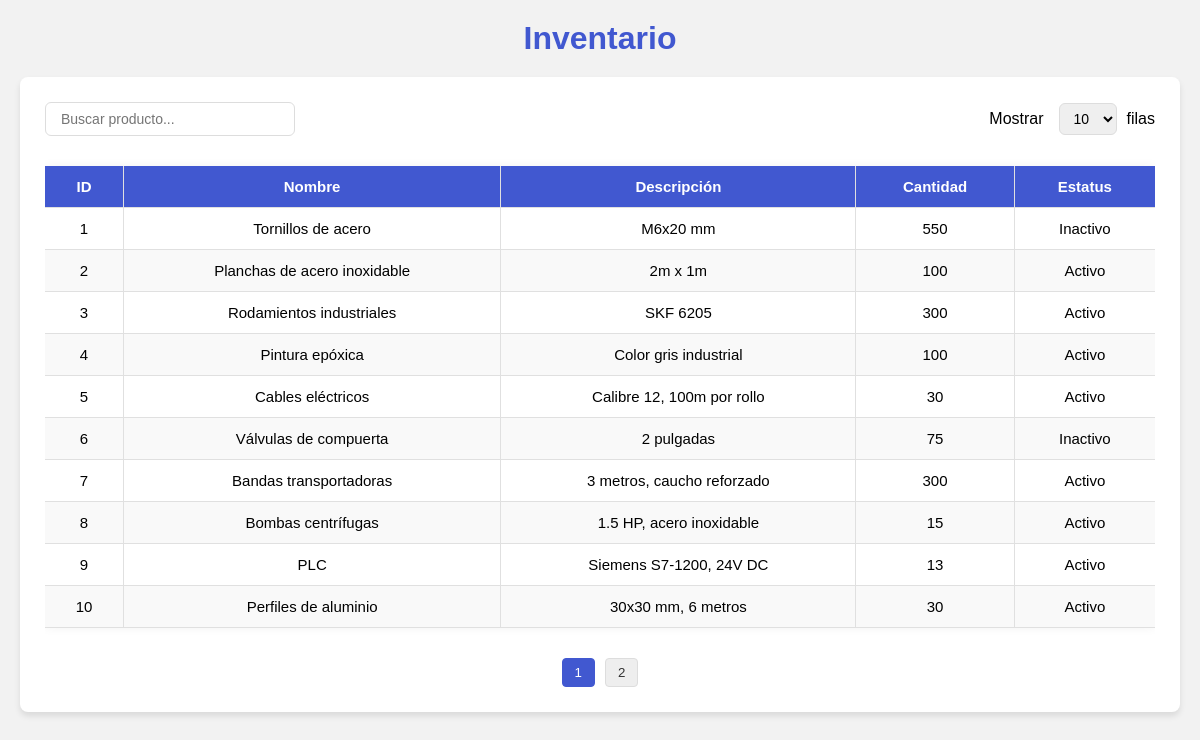
The page /Home/ver_inventario.php on the database its author committed.
### tables this page shows
CREATE TABLE productos (
    idProducto INT(6) PRIMARY KEY AUTO_INCREMENT,
    nombre VARCHAR(40) NOT NULL,
    descripcion TEXT,
    cantidad INT(6) DEFAULT 0,
    estatus INT(1) DEFAULT 1 COMMENT '1=Activo, 0=Inactivo'
);

### Home/ver_inventario.php (the view, shortened to what this page needs)
<?php
$connection = new Connection();
$pdo = $connection->connect();
$sql = "SELECT idProducto, nombre, descripcion, cantidad, estatus FROM productos";
$stmt = $pdo->query($sql);
$productos = $stmt->fetchAll(PDO::FETCH_ASSOC);
?>
<!DOCTYPE html>
<html lang="es">
<head>
</head>
<body>
  <h1>Inventario</h1>
  <div class="card">
    <div class="table-controls">
      <input type="text" id="buscador" placeholder="Buscar producto...">
      <div class="filas-selector">
        <label>Mostrar</label>
        <select id="filasPorPagina">
          <option value="10" selected>10</option>
        </select>
        <label>filas</label>
      </div>
    </div>
    <div style="overflow-x:auto;">
      <table id="tablaProductos">
        <thead>
          <tr>
            <th>ID</th>
            <th>Nombre</th>
            <th>Descripción</th>
            <th>Cantidad</th>
            <th>Estatus</th>
          </tr>
        </thead>
        <tbody>
          <?php foreach ($productos as $producto): ?>
            <tr>
              <td><?php echo $producto['idProducto']; ?></td>
              <td><?php echo htmlspecialchars($producto['nombre']); ?></td>
              <td><?php echo htmlspecialchars($producto['descripcion']); ?></td>
              <td><?php echo $producto['cantidad']; ?></td>
              <td><?php echo $producto['estatus'] == 1 ? 'Activo' : 'Inactivo'; ?></td>
            </tr>
          <?php endforeach; ?>
        </tbody>
      </table>
    </div>
    <div id="paginacion"></div>
  </div>
</body>
</html>

### Home/ver_inventario.php (style rules this page uses)
* { margin: 0; padding: 0; box-sizing: border-box; font-family: 'Poppins', sans-serif; }
body { background: #f2f2f2; margin: 0; padding: 20px; }
.card { background: #fff; border-radius: 8px; box-shadow: 0px 4px 6px rgba(0, 0, 0, 0.1); padding: 25px; max-width: 1200px; margin: 20px auto; }
h1 { color: #4158d0; margin-bottom: 20px; text-align: center; }
.table-controls { display: flex; justify-content: space-between; align-items: center; margin-bottom: 15px; flex-wrap: wrap; gap: 15px; }
#buscador { padding: 8px 15px; border: 1px solid #ddd; border-radius: 6px; width: 250px; font-size: 14px; }
.filas-selector { display: flex; align-items: center; gap: 10px; }
#filasPorPagina { padding: 6px 10px; border: 1px solid #ddd; border-radius: 6px; font-size: 14px; margin-left: 5px; }
#tablaProductos { width: 100%; border-collapse: collapse; margin: 15px 0; font-size: 15px; box-shadow: 0 0 10px rgba(0, 0, 0, 0.05); }
#tablaProductos thead tr { background-color: #4158d0; color: white; text-align: left; }
#tablaProductos th, #tablaProductos td { padding: 12px 15px; border-right: 1px solid #e0e0e0; border-bottom: 1px solid #e0e0e0; }
#tablaProductos td { text-align: center; }
#tablaProductos th { text-align: center; }
#tablaProductos th:last-child, #tablaProductos td:last-child { border-right: none; }
#tablaProductos tbody tr { background-color: white; transition: all 0.2s; }
#tablaProductos tbody tr:nth-child(even) { background-color: #f9f9f9; }
#paginacion { margin-top: 15px; text-align: center; }

### rows shown on the page
productos: idProducto "1", nombre "Tornillos de acero", descripcion "M6x20 mm", cantidad "550", estatus "Inactivo"
productos: idProducto "2", nombre "Planchas de acero inoxidable", descripcion "2m x 1m", cantidad "100", estatus "Activo"
productos: idProducto "3", nombre "Rodamientos industriales", descripcion "SKF 6205", cantidad "300", estatus "Activo"
productos: idProducto "4", nombre "Pintura epóxica", descripcion "Color gris industrial", cantidad "100", estatus "Activo"
productos: idProducto "5", nombre "Cables eléctricos", descripcion "Calibre 12, 100m por rollo", cantidad "30", estatus "Activo"
productos: idProducto "6", nombre "Válvulas de compuerta", descripcion "2 pulgadas", cantidad "75", estatus "Inactivo"
productos: idProducto "7", nombre "Bandas transportadoras", descripcion "3 metros, caucho reforzado", cantidad "300", estatus "Activo"
productos: idProducto "8", nombre "Bombas centrífugas", descripcion "1.5 HP, acero inoxidable", cantidad "15", estatus "Activo"
productos: idProducto "9", nombre "PLC", descripcion "Siemens S7-1200, 24V DC", cantidad "13", estatus "Activo"
productos: idProducto "10", nombre "Perfiles de aluminio", descripcion "30x30 mm, 6 metros", cantidad "30", estatus "Activo"
